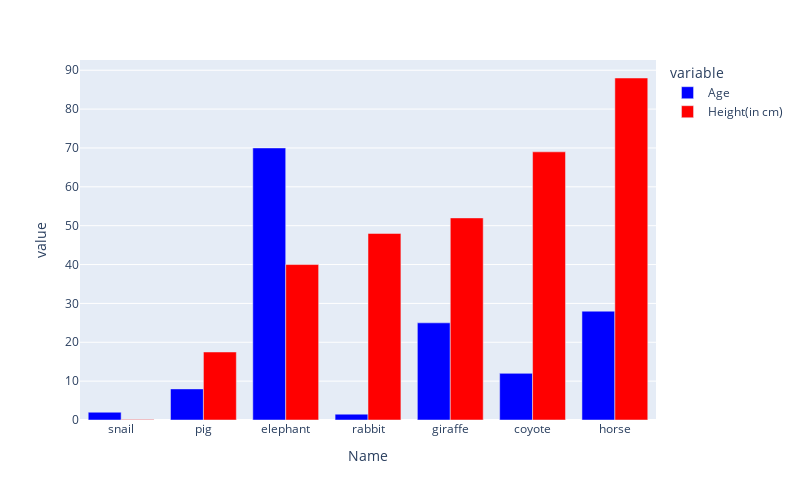

The notebook cell this image was saved under:
### Code cell
# PLOTLY

fig = px.bar(df, 
             x="Name", 
             y=["Age", "Height(in cm)"], 
             barmode='group', 
             color_discrete_map={
                 'Age': 'blue',
                 'Height(in cm)': 'red'},
             width= 50  # Change bin width
            )

fig.update_layout(
    width=800,  # Change figure width
    height=500  # Change figure height
)

fig.show()

### Figure 1 — Plotly figure (JSON) as saved in the notebook; plotly's stock layout.template omitted (floating-point values rounded to 4 significant figures)
{"data": [{"alignmentgroup": "True", "hovertemplate": "variable=Age<br>Name=%{x}<br>value=%{y}<extra></extra>", "legendgroup": "Age", "marker": {"color": "blue", "pattern": {"shape": ""}}, "name": "Age", "offsetgroup": "Age", "orientation": "v", "showlegend": true, "textposition": "auto", "type": "bar", "x": ["snail", "pig", "elephant", "rabbit", "giraffe", "coyote", "horse"], "xaxis": "x", "y": [2, 8, 70, 1.5, 25, 12, 28], "yaxis": "y"}, {"alignmentgroup": "True", "hovertemplate": "variable=Height(in cm)<br>Name=%{x}<br>value=%{y}<extra></extra>", "legendgroup": "Height(in cm)", "marker": {"color": "red", "pattern": {"shape": ""}}, "name": "Height(in cm)", "offsetgroup": "Height(in cm)", "orientation": "v", "showlegend": true, "textposition": "auto", "type": "bar", "x": ["snail", "pig", "elephant", "rabbit", "giraffe", "coyote", "horse"], "xaxis": "x", "y": [0.1, 17.5, 40, 48, 52, 69, 88], "yaxis": "y"}], "layout": {"barmode": "group", "height": 500, "legend": {"title": {"text": "variable"}, "tracegroupgap": 0}, "margin": {"t": 60}, "width": 800, "xaxis": {"anchor": "y", "autorange": true, "domain": [0, 1], "range": [-0.5, 6.5], "title": {"text": "Name"}, "type": "category"}, "yaxis": {"anchor": "x", "autorange": true, "domain": [0, 1], "range": [0, 92.63], "title": {"text": "value"}, "type": "linear"}}}
